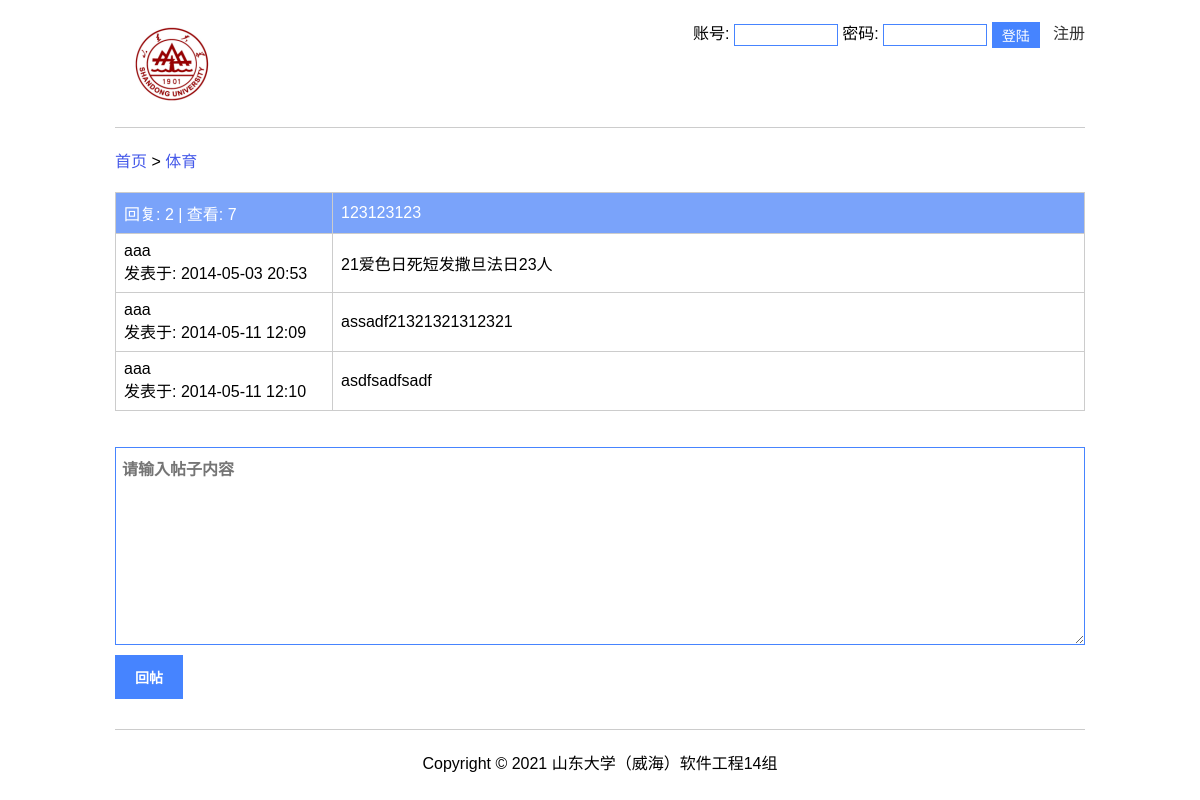
/post_detail.php?board=体育&id=5, run on the app's committed database.
### tables this page shows
CREATE TABLE IF NOT EXISTS `t_post` (
  `id` int(11) NOT NULL AUTO_INCREMENT,
  `pid` int(11) DEFAULT NULL,
  `board_name` varchar(100) NOT NULL,
  `uid` int(11) NOT NULL,
  `title` varchar(200) DEFAULT NULL,
  `content` text NOT NULL,
  `write_time` varchar(30) NOT NULL,
  `see_count` int(11) NOT NULL,
  PRIMARY KEY (`id`),
  KEY `FK_contain` (`board_name`),
  KEY `FK_father_child` (`pid`),
  KEY `FK_write_post` (`uid`)
);

CREATE TABLE IF NOT EXISTS `t_user` (
  `uid` int(11) NOT NULL AUTO_INCREMENT,
  `username` varchar(50) NOT NULL,
  `password` varchar(60) NOT NULL,
  `permission` varchar(20) DEFAULT NULL,
  PRIMARY KEY (`uid`)
);

### post_detail.php (called while the page is built, shortened)
<?php
	require_once("./modules/post.php");
	$post_id = $_GET['id'];
	$reply_count = get_reply_count($post_id);
	$see_count = get_see_count($post_id);
	$posts = get_one_post_and_replys($post_id);
	require_once('./pages/post_reply.php');
?>

### includes/db.php (called while the page is built, shortened)
<?php
	function exe_sql($sql) {
		$conn = mysqli_connect(DB_HOST, DB_USERNAME, DB_PASSWORD, DB_NAME);
		mysqli_set_charset($conn, "utf8");
		$result = mysqli_query($conn, $sql);
		if (is_bool($result)) {
			$data = mysqli_affected_rows($conn);
		} else {
			$data = array();
			while (($row = mysqli_fetch_assoc($result))) {
				$data[] = $row;
			}
		}
		return $data;
	}
?>

### modules/post.php (called while the page is built, shortened)
<?php
	require_once('./includes/db.php');
	function get_reply_count($post_id) {
		$sql = "select count(id) as reply_cnt from t_post where pid = $post_id";
		$r = exe_sql($sql);
		return $r[0]['reply_cnt'];
	}
	function get_see_count($post_id) {
		$sql = "select see_count from t_post where id = $post_id";
		$r = exe_sql($sql);
		return $r[0]['see_count'];
	}
	function get_one_post_and_replys($post_id) {
		$sql = "
			select title, content, username, write_time
			from t_post
			left join t_user on t_post.uid = t_user.uid
			where t_post.id = $post_id or t_post.pid = $post_id
			order by t_post.write_time
		";
		$posts = exe_sql($sql);
		return $posts;
	}
?>

### pages/post_reply.php (the view, shortened to what this page needs)
<?php require_once('_header.php'); ?>
	<div class="main">
		<table border="1">
			<thead>
				<tr>
					<td width="200"><?php echo '回复: ' . $reply_count . ' | 查看: ' . $see_count; ?></td>
					<td width="*"><?php echo $posts[0]['title'] ?></td>
				</tr>
			</thead>
			<tbody>
				<?php
					foreach ($posts as $post) {
						echo '<tr>';
						echo '<td>' . $post['username'] . '<br />发表于: ' . $post['write_time'] . '</td>';
						echo '<td>' . $post['content'] . '</td>';
						echo '</tr>';
					}
				?>
			</tbody>
		</table>
		<br>
		<br>
		<form action="" method="post">
			<textarea name="content" id="" cols="100" rows="10" placeholder="请输入帖子内容"></textarea><br>
			<input type="submit" name="reply_post" value="回帖">
		</form>
	</div>
<?php require_once('_footer.php'); ?>

### pages/css/style.css (style rules this page uses)
html { overflow-y: scroll; font-family: Arial,Helvetica,sans-serif, "宋体"; }
body, table, tr, td, input { margin: 0; padding: 0; }
table { border-collapse: collapse; width: 100%; border-color: #ccc; }
table td { padding: 8px; border: 1px solid #ccc; }
table thead td { color: #fff; background: #7aa3fa; }
input[type=text], textarea { width: 962px; vertical-align: middle; padding: 8px 0px 8px 6px; font-size: 16px; font-weight: bold; outline: none; border: 1px solid #4684ff; margin-bottom: 10px; }
input[type=submit] { outline: none; border: none; padding: 12px 20px; color: #fff; background: #4684ff; cursor: pointer; vertical-align: middle; font-weight: bold; font-size: 14px; margin-bottom: 10px; }

### data on the page
t_post: see_count "7", title "123123123", uid.username "aaa", write_time "2014-05-03 20:53", content "21爱色日死短发撒旦法日23人"
t_post: uid.username "aaa", write_time "2014-05-11 12:09", content "assadf21321321312321"
t_post: uid.username "aaa", write_time "2014-05-11 12:10", content "asdfsadfsadf"

### other printed values
$board_name "体育"
$reply_count "2"
